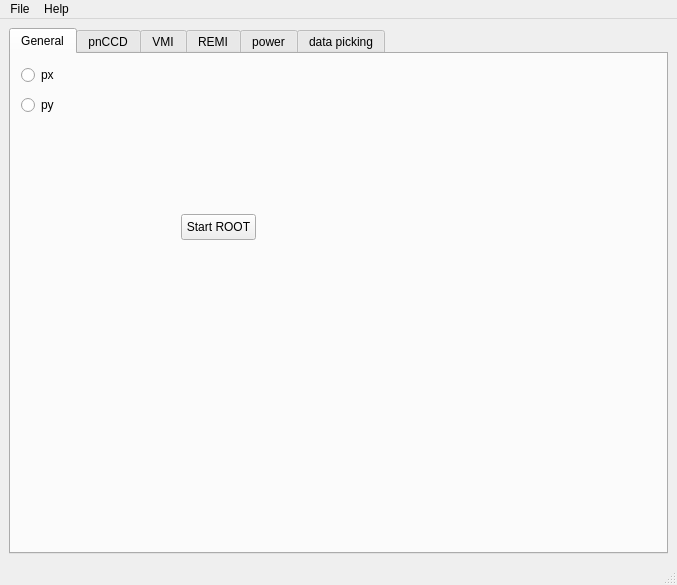
<?xml version="1.0" encoding="UTF-8"?>
<ui version="4.0">
 <class>MainWindow</class>
 <widget class="QMainWindow" name="MainWindow">
  <property name="geometry">
   <rect>
    <x>0</x>
    <y>0</y>
    <width>677</width>
    <height>585</height>
   </rect>
  </property>
  <property name="windowTitle">
   <string>MainWindow</string>
  </property>
  <widget class="QWidget" name="centralwidget">
   <layout class="QVBoxLayout" name="verticalLayout_4">
    <item>
     <widget class="QTabWidget" name="dataPickingTab">
      <property name="sizePolicy">
       <sizepolicy hsizetype="Expanding" vsizetype="Expanding">
        <horstretch>0</horstretch>
        <verstretch>0</verstretch>
       </sizepolicy>
      </property>
      <property name="toolTip">
       <string>define data-picking rules</string>
      </property>
      <property name="currentIndex">
       <number>0</number>
      </property>
      <widget class="QWidget" name="GeneralTab">
       <attribute name="title">
        <string>General</string>
       </attribute>
       <widget class="QRadioButton" name="radioButton">
        <property name="geometry">
         <rect>
          <x>10</x>
          <y>10</y>
          <width>95</width>
          <height>22</height>
         </rect>
        </property>
        <property name="text">
         <string>px</string>
        </property>
       </widget>
       <widget class="QRadioButton" name="radioButton_2">
        <property name="geometry">
         <rect>
          <x>10</x>
          <y>40</y>
          <width>95</width>
          <height>22</height>
         </rect>
        </property>
        <property name="text">
         <string>py</string>
        </property>
       </widget>
       <widget class="QPushButton" name="actionStart_ROOT">
        <property name="geometry">
         <rect>
          <x>170</x>
          <y>160</y>
          <width>75</width>
          <height>26</height>
         </rect>
        </property>
        <property name="text">
         <string>Start ROOT</string>
        </property>
       </widget>
      </widget>
      <widget class="QWidget" name="pnCCDtab">
       <attribute name="title">
        <string>pnCCD</string>
       </attribute>
       <layout class="QGridLayout" name="gridLayout_2">
        <item row="0" column="0">
         <widget class="QGroupBox" name="groupBox">
          <property name="toolTip">
           <string>Activate individual pnCCDs (include them in data analysis)</string>
          </property>
          <property name="title">
           <string>Activate</string>
          </property>
          <layout class="QVBoxLayout" name="verticalLayout">
           <item>
            <widget class="QCheckBox" name="activatePnCCD1">
             <property name="text">
              <string>pnCCD 1</string>
             </property>
            </widget>
           </item>
           <item>
            <widget class="QCheckBox" name="activatePnCCD2">
             <property name="text">
              <string>pnCCD 2</string>
             </property>
            </widget>
           </item>
          </layout>
         </widget>
        </item>
        <item row="0" column="1">
         <widget class="QGroupBox" name="groupBox_2">
          <property name="toolTip">
           <string>Activate individual pnCCDs (include them in data analysis)</string>
          </property>
          <property name="title">
           <string>Display</string>
          </property>
          <layout class="QVBoxLayout" name="verticalLayout_2">
           <item>
            <widget class="QCheckBox" name="displayPnCCD1">
             <property name="text">
              <string>pnCCD 1</string>
             </property>
            </widget>
           </item>
           <item>
            <widget class="QCheckBox" name="displayPnCCD2">
             <property name="text">
              <string>pnCCD 2</string>
             </property>
            </widget>
           </item>
          </layout>
         </widget>
        </item>
        <item row="0" column="2">
         <spacer name="horizontalSpacer_2">
          <property name="orientation">
           <enum>Qt::Horizontal</enum>
          </property>
          <property name="sizeHint" stdset="0">
           <size>
            <width>367</width>
            <height>20</height>
           </size>
          </property>
         </spacer>
        </item>
        <item row="1" column="0" colspan="2">
         <widget class="QGroupBox" name="groupBox_3">
          <property name="title">
           <string>Pixel binning</string>
          </property>
          <layout class="QGridLayout" name="gridLayout">
           <item row="0" column="0">
            <widget class="QLabel" name="label">
             <property name="text">
              <string>pnCCD 1 horizontal</string>
             </property>
             <property name="buddy">
              <cstring>spinBox</cstring>
             </property>
            </widget>
           </item>
           <item row="0" column="1">
            <widget class="QSpinBox" name="spinBox">
             <property name="minimum">
              <number>1</number>
             </property>
             <property name="maximum">
              <number>1024</number>
             </property>
            </widget>
           </item>
           <item row="1" column="0">
            <widget class="QLabel" name="label_2">
             <property name="text">
              <string>pnCCD 1 vertical</string>
             </property>
             <property name="buddy">
              <cstring>spinBox_2</cstring>
             </property>
            </widget>
           </item>
           <item row="1" column="1">
            <widget class="QSpinBox" name="spinBox_2">
             <property name="minimum">
              <number>1</number>
             </property>
             <property name="maximum">
              <number>1024</number>
             </property>
            </widget>
           </item>
           <item row="2" column="0">
            <widget class="QLabel" name="label_3">
             <property name="text">
              <string>pnCCD 2 horizontal</string>
             </property>
             <property name="buddy">
              <cstring>spinBox_3</cstring>
             </property>
            </widget>
           </item>
           <item row="2" column="1">
            <widget class="QSpinBox" name="spinBox_3">
             <property name="minimum">
              <number>1</number>
             </property>
             <property name="maximum">
              <number>1024</number>
             </property>
            </widget>
           </item>
           <item row="3" column="0">
            <widget class="QLabel" name="label_4">
             <property name="text">
              <string>pnCCD 2 vertical</string>
             </property>
             <property name="buddy">
              <cstring>spinBox_4</cstring>
             </property>
            </widget>
           </item>
           <item row="3" column="1">
            <widget class="QSpinBox" name="spinBox_4">
             <property name="minimum">
              <number>1</number>
             </property>
             <property name="maximum">
              <number>1024</number>
             </property>
            </widget>
           </item>
          </layout>
         </widget>
        </item>
        <item row="1" column="2">
         <spacer name="horizontalSpacer">
          <property name="orientation">
           <enum>Qt::Horizontal</enum>
          </property>
          <property name="sizeHint" stdset="0">
           <size>
            <width>367</width>
            <height>20</height>
           </size>
          </property>
         </spacer>
        </item>
        <item row="2" column="1">
         <spacer name="verticalSpacer">
          <property name="orientation">
           <enum>Qt::Vertical</enum>
          </property>
          <property name="sizeHint" stdset="0">
           <size>
            <width>20</width>
            <height>193</height>
           </size>
          </property>
         </spacer>
        </item>
        <item row="2" column="2">
         <spacer name="horizontalSpacer_3">
          <property name="orientation">
           <enum>Qt::Horizontal</enum>
          </property>
          <property name="sizeHint" stdset="0">
           <size>
            <width>367</width>
            <height>20</height>
           </size>
          </property>
         </spacer>
        </item>
       </layout>
      </widget>
      <widget class="QWidget" name="VMItab">
       <attribute name="title">
        <string>VMI</string>
       </attribute>
      </widget>
      <widget class="QWidget" name="REMItab">
       <attribute name="title">
        <string>REMI</string>
       </attribute>
      </widget>
      <widget class="QWidget" name="powertab">
       <attribute name="title">
        <string>power</string>
       </attribute>
      </widget>
      <widget class="QWidget" name="widget">
       <attribute name="title">
        <string>data picking</string>
       </attribute>
       <layout class="QVBoxLayout" name="verticalLayout_3">
        <item>
         <widget class="QTabWidget" name="LCLSPowerCampPicking">
          <property name="currentIndex">
           <number>2</number>
          </property>
          <widget class="QWidget" name="Seite_2">
           <attribute name="title">
            <string>LCLS power (SLAC)</string>
           </attribute>
          </widget>
          <widget class="QWidget" name="Seite">
           <attribute name="title">
            <string>LCLS power (CAMP)</string>
           </attribute>
          </widget>
          <widget class="QWidget" name="tab">
           <attribute name="title">
            <string>YAG power</string>
           </attribute>
          </widget>
         </widget>
        </item>
       </layout>
      </widget>
     </widget>
    </item>
   </layout>
  </widget>
  <widget class="QMenuBar" name="menubar">
   <property name="geometry">
    <rect>
     <x>0</x>
     <y>0</y>
     <width>677</width>
     <height>26</height>
    </rect>
   </property>
   <widget class="QMenu" name="menuFile">
    <property name="title">
     <string>File</string>
    </property>
    <addaction name="actionStart_ROOTb"/>
    <addaction name="actionQuit_Diode"/>
   </widget>
   <widget class="QMenu" name="menuHelp">
    <property name="title">
     <string>Help</string>
    </property>
    <addaction name="actionAbout_Diode"/>
    <addaction name="actionAbout_Qt"/>
   </widget>
   <addaction name="menuFile"/>
   <addaction name="menuHelp"/>
  </widget>
  <widget class="QStatusBar" name="statusbar"/>
  <action name="actionQuit_Diode">
   <property name="text">
    <string>Quit Diode</string>
   </property>
   <property name="shortcut">
    <string>Ctrl+Q</string>
   </property>
  </action>
  <action name="actionAbout_Diode">
   <property name="text">
    <string>About Diode</string>
   </property>
  </action>
  <action name="actionAbout_Qt">
   <property name="text">
    <string>About Qt</string>
   </property>
  </action>
  <action name="actionStart_ROOTb">
   <property name="text">
    <string>Start ROOT</string>
   </property>
   <property name="toolTip">
    <string>Start ROOT window</string>
   </property>
  </action>
 </widget>
 <resources/>
 <connections/>
</ui>
